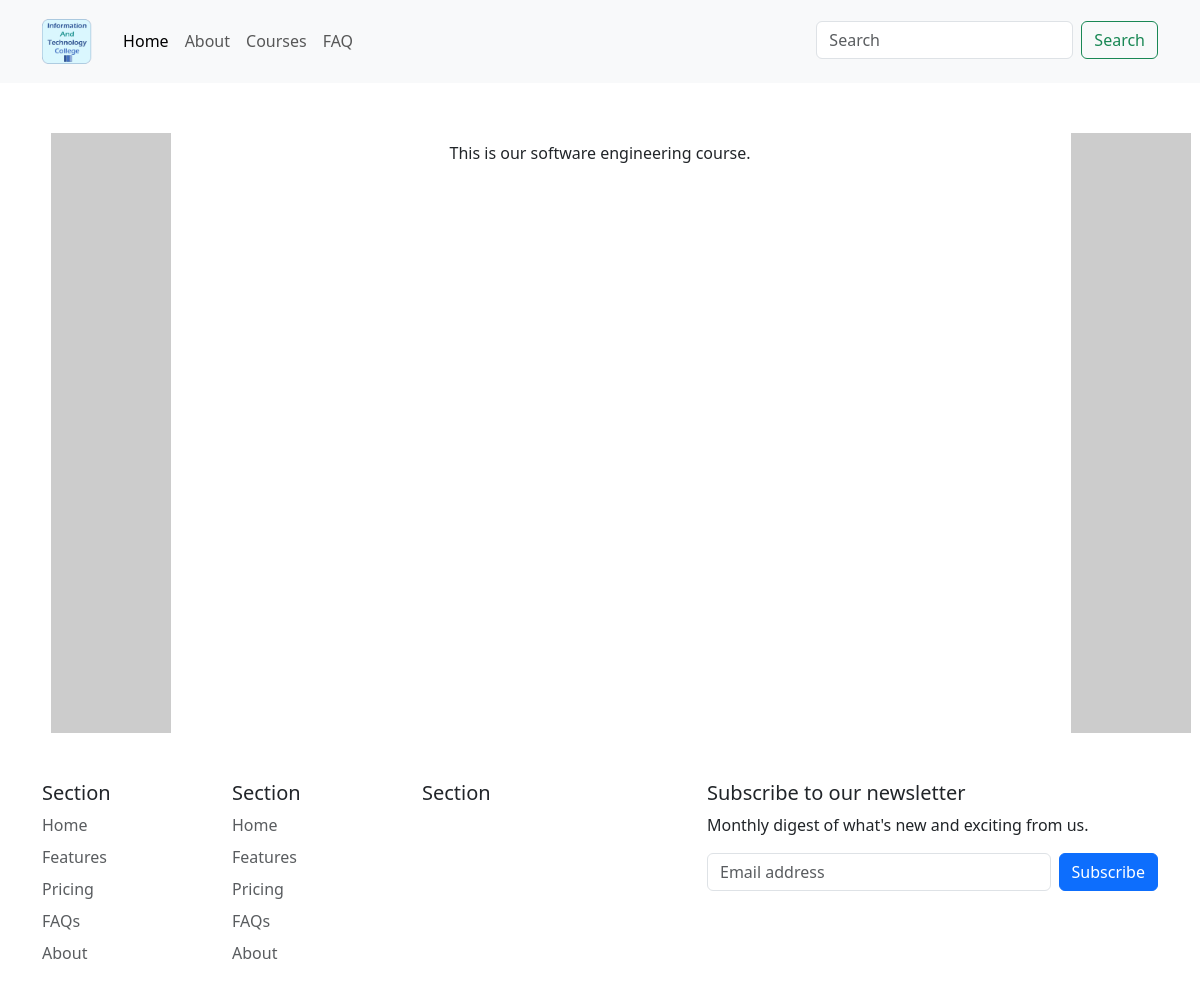
Page /course/2/ on the earlier database version.
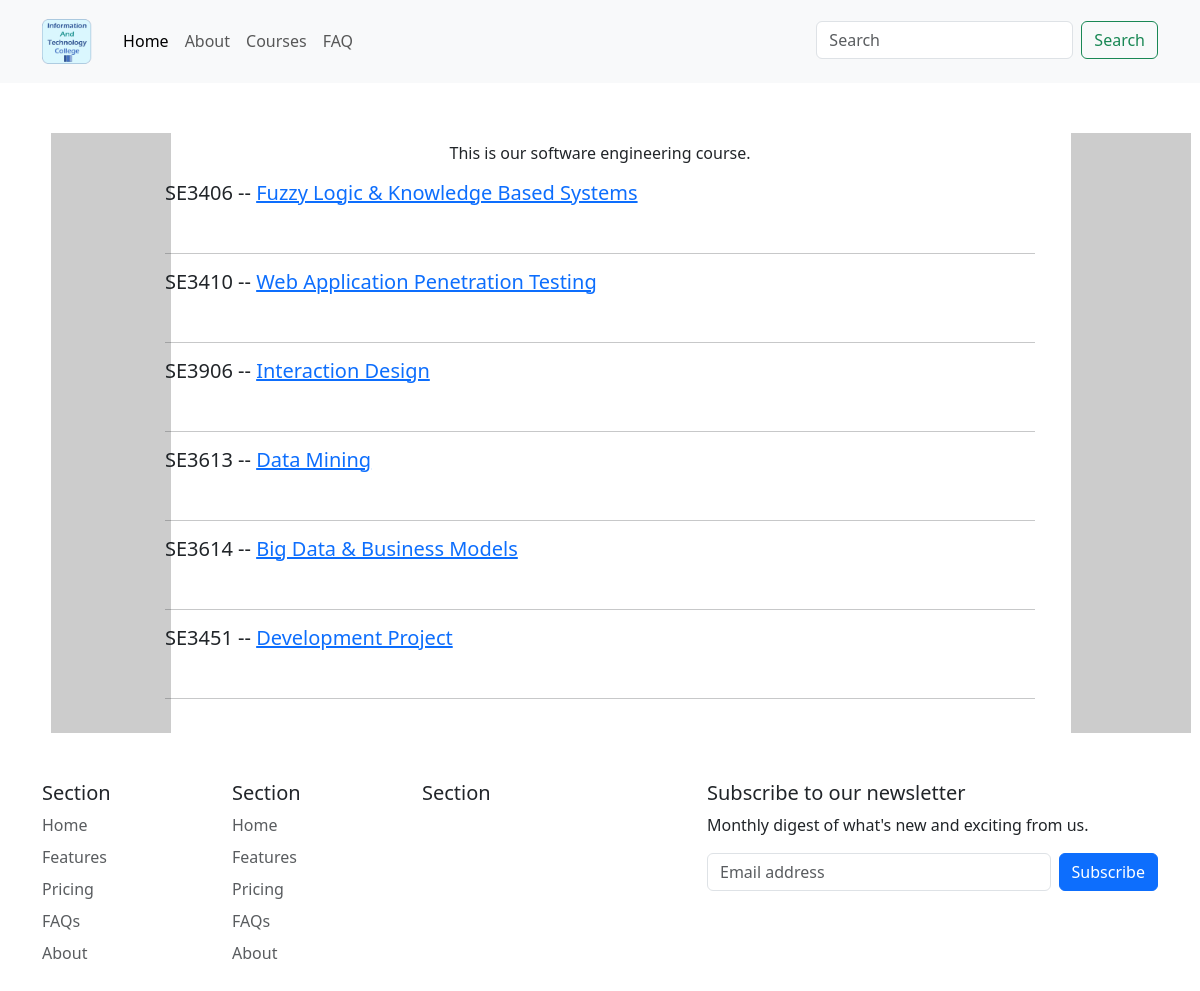
Same page on the later database version.
### base/models.py (models this page shows, shortened)
class Course(models.Model):
    topic = models.ForeignKey(Topic, on_delete=models.CASCADE)
    title = models.CharField(max_length=200)
    description = models.TextField(null=True, blank=True)
    updated = models.DateTimeField(auto_now=True)  # last post update

class Module(models.Model):
    course = models.ForeignKey(Course, on_delete=models.CASCADE)
    code = models.CharField(max_length=200, unique=True)
    title = models.CharField(max_length=200)
    description = models.TextField(null=True, blank=True)
    staff_img = models.ImageField(
        upload_to="static/staff", height_field=None, width_field=None, max_length=100)
    staff_name = models.CharField(max_length=200)

### base/views.py (the view)
# urls.py: path('course/<str:pk>/', views.course, name="course"),
def course(request, pk):
    course = Course.objects.get(id=pk)
    modules = course.module_set.all()
    context = {
        'course': course,
        'modules': modules,
    }
    return render(request, 'base/course.html', context)

### base/templates/base/course.html (shortened to what this page needs)
{% extends 'main.html' %}
{% load static %}
{% block app_content %}
<div class="container course-page">
    <div class="row">
        <div class="course-title">
            <div class="container">
                <div class="row align-items-center">
                    <div class="col-12 text-center">
                        <p>{{course.description}}</p>
                    </div>
                </div>
            </div>
        </div>
        <div class="col-12">
            {% for module in modules %}
            <h5>{{module.code}} -- <a href="{% url 'module' module.id %}">{{module.title}}</a></h5><br>
            <hr>
            {% endfor %}
        </div>
    </div>
</div>
{% endblock %}

### templates/main.html (shortened to what this page needs)
{% load static %}
{% load bootstrap5 %}
{% load bootstrap_icons %}
{% bootstrap_css %}
<!doctype html>
<html lang="en">
{% block navbar %}
{% include 'navbar.html' %}
{% endblock %}
{% block content %}
<div class="row justify-content-center" style="padding-top: 50px;">
  <div class="col-md-1 skyscraper-ad">
    <img src="https://placehold.co/120x600"/>
  </div>
  <div class="col-md-9">
    {% block app_content %}
    {% endblock %}
  </div>
  <div class="col-md-1 skyscraper-ad">
    <img src="https://placehold.co/120x600"/>
  </div>
</div>
  {% include 'footer.html' %}
</html>
{% endblock %}

### templates/navbar.html (shortened to what this page needs)
{% load static %}
<nav class="navbar navbar-light navbar-expand bg-light navigation-clean">
    <div class="container">
      <a class="navbar-brand" href="/"><img src="{% static 'images/logo.jpg' %}" alt="Logo"></a>
      <div class="collapse navbar-collapse" id="navbarsExample07">
        <ul class="navbar-nav me-auto mb-2 mb-lg-0">
          <li class="nav-item">
            <a class="nav-link active" aria-current="page" href="{% url 'home' %}">Home</a>
          </li>
          <li class="nav-item">
            <a class="nav-link" href="{% url 'about' %}">About</a>
          </li>
          <li class="nav-item">
            <a class="nav-link" href="{% url 'all_courses' %}" tabindex="-1">Courses</a>
          </li>
          <li class="nav-item">
            <a class="nav-link" href="{% url 'faq' %}" tabindex="-1">FAQ</a>
          </li>
        </ul>
        <form class="d-flex" style="padding-top: 0.8rem">
          <input class="form-control me-2" type="search" placeholder="Search" aria-label="Search">
          <button class="btn btn-outline-success" type="submit">Search</button>
        </form>
      </div>
    </div>
  </nav>

### templates/footer.html (shortened to what this page needs)
{% load static %}
<div class="container">
    <footer class="py-5">
        <div class="row">
            <div class="col-6 col-md-2 mb-3">
                <h5>Section</h5>
                <ul class="nav flex-column">
                    <li class="nav-item mb-2"><a href="#" class="nav-link p-0 text-muted">Home</a></li>
                    <li class="nav-item mb-2"><a href="#" class="nav-link p-0 text-muted">Features</a></li>
                    <li class="nav-item mb-2"><a href="#" class="nav-link p-0 text-muted">Pricing</a></li>
                    <li class="nav-item mb-2"><a href="#" class="nav-link p-0 text-muted">FAQs</a></li>
                    <li class="nav-item mb-2"><a href="#" class="nav-link p-0 text-muted">About</a></li>
                </ul>
            </div>
            <div class="col-6 col-md-2 mb-3">
                <h5>Section</h5>
                <ul class="nav flex-column">
                    <li class="nav-item mb-2"><a href="#" class="nav-link p-0 text-muted">Home</a></li>
                    <li class="nav-item mb-2"><a href="#" class="nav-link p-0 text-muted">Features</a></li>
                    <li class="nav-item mb-2"><a href="#" class="nav-link p-0 text-muted">Pricing</a></li>
                    <li class="nav-item mb-2"><a href="#" class="nav-link p-0 text-muted">FAQs</a></li>
                    <li class="nav-item mb-2"><a href="#" class="nav-link p-0 text-muted">About</a></li>
                </ul>
            </div>
            <div class="col-6 col-md-2 mb-3">
                <h5>Section</h5>
            </div>
            <div class="col-md-5 offset-md-1 mb-3">
                <form>
                    <h5>Subscribe to our newsletter</h5>
                    <p>Monthly digest of what's new and exciting from us.</p>
                    <div class="d-flex flex-column flex-sm-row w-100 gap-2">
                        <input id="newsletter1" type="text" class="form-control" placeholder="Email address">
                        <button class="btn btn-primary" type="button">Subscribe</button>
                    </div>
                </form>
            </div>
        </div>
    </footer>
</div>

### templates/navbar.html (style rules this page uses)
.navbar-brand img { height: 45px; float: left; margin-right: 7px; }

Differences in the rows shown:
added Module: code "SE3406", title "Fuzzy Logic & Knowledge Based Systems"
added Module: code "SE3410", title "Web Application Penetration Testing"
added Module: code "SE3906", title "Interaction Design"
added Module: code "SE3613", title "Data Mining"
added Module: code "SE3614", title "Big Data & Business Models"
added Module: code "SE3451", title "Development Project"
